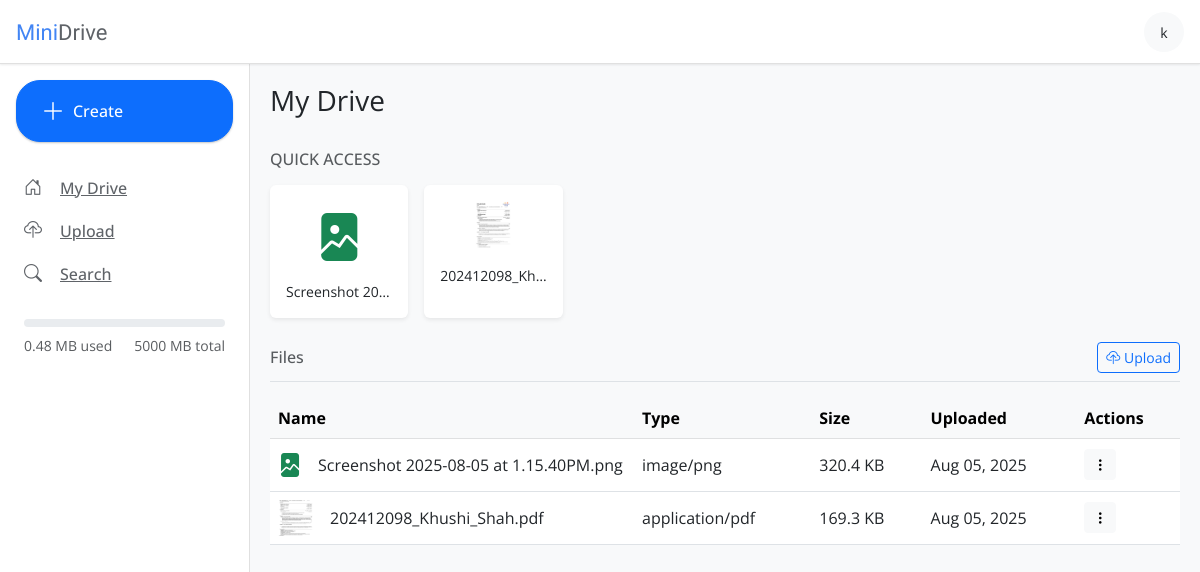
The app's page / (signed in) with its own data.
### core/models.py (models this page shows, shortened)
class File(models.Model):
    owner = models.ForeignKey(settings.AUTH_USER_MODEL, on_delete=models.CASCADE)
    folder = models.ForeignKey(
        Folder, null=True, blank=True, on_delete=models.CASCADE, related_name="files"
    )
    name = models.CharField(max_length=255)
    file = models.FileField(upload_to="files/")
    size = models.BigIntegerField()
    uploaded = models.DateTimeField(auto_now_add=True)
    thumb = models.ImageField(upload_to="thumbs/", null=True, blank=True)
    mime_type = models.CharField(max_length=100, blank=True, null=True)
    processed = models.BooleanField(default=False)
    class Meta:
        ordering = ["-uploaded"]
        unique_together = ("folder", "name", "owner")

### core/views.py (the view)
# urls.py: path("", views.dashboard, name="dashboard"),
@login_required
def dashboard(request):
    root_folders = Folder.objects.filter(owner=request.user, parent=None).order_by(
        "name"
    )
    root_files = File.objects.filter(owner=request.user, folder=None).order_by(
        "-uploaded"
    )
    storage_used = (
        File.objects.filter(owner=request.user).aggregate(total=Sum("size"))["total"]
        or 0
    )
    storage_used_mb = storage_used / (1024 * 1024)
    storage_limit_mb = settings.MAX_STORAGE_MB
    storage_percent = (
        (storage_used_mb / storage_limit_mb) * 100 if storage_limit_mb > 0 else 0
    )
    return render(
        request,
        "dashboard.html",
        {
            "folders": root_folders,
            "files": root_files,
            "current_folder": None,
            "breadcrumbs": [],
            "storage_used_mb": round(storage_used_mb, 2),
            "storage_limit_mb": storage_limit_mb,
            "storage_percent": min(100, round(storage_percent, 1)),
        },
    )

### core/templates/dashboard.html (shortened to what this page needs)
{% extends 'base.html' %}
{% block content %}
<div class="row mb-4 align-items-center">
    <div class="col">
        <h1 class="h3 fw-normal">My Drive</h1>
    </div>
</div>
{% if folders or files %}
<div class="mb-4">
    <div class="d-flex align-items-center mb-3">
        <h2 class="h6 text-muted text-uppercase mb-0">Quick Access</h2>
    </div>
    <div class="row row-cols-1 row-cols-md-4 row-cols-lg-6 g-3">
        {% if files %}
        {% for file in files|slice:":6" %}
        <div class="col">
            <div class="card border-0 h-100 shadow-sm">
                <div class="card-body p-3 text-center">
                    {% if file.thumb %}
                    <img src="{{ file.thumb.url }}" alt="Thumbnail" class="img-fluid mb-2" style="max-height: 3rem;">
                    {% elif file.processed %}
                    {% if 'pdf' in file.mime_type %}
                    <i class="bi bi-file-pdf-fill text-danger" style="font-size: 3rem;"></i>
                    {% elif 'image' in file.mime_type %}
                    <i class="bi bi-file-image-fill text-success" style="font-size: 3rem;"></i>
                    {% elif 'text' in file.mime_type %}
                    <i class="bi bi-file-text-fill text-primary" style="font-size: 3rem;"></i>
                    {% else %}
                    <i class="bi bi-file-earmark-fill text-secondary" style="font-size: 3rem;"></i>
                    {% endif %}
                    {% else %}
                    <div class="spinner-border text-primary" role="status">
                        <span class="visually-hidden">Processing...</span>
                    </div>
                    {% endif %}
                    <p class="card-text text-body mt-2 mb-0 small text-truncate">{{ file.name }}</p>
                </div>
            </div>
        </div>
        {% endfor %}
        {% endif %}
    </div>
</div>
{% if files %}
<div class="mb-4">
    <div class="d-flex align-items-center border-bottom pb-2 mb-3">
        <h2 class="h6 text-muted mb-0 me-auto">Files</h2>
        <a href="{% url 'upload_file' %}" class="btn btn-sm btn-outline-primary d-none d-md-block">
            <i class="bi bi-cloud-upload"></i> Upload
        </a>
    </div>
    <div class="table-responsive">
        <table class="table table-hover align-middle">
            <thead class="table-light">
                <tr>
                    <th style="width: 40%">Name</th>
                    <th>Type</th>
                    <th>Size</th>
                    <th>Uploaded</th>
                    <th>Actions</th>
                </tr>
            </thead>
            {% for file in files %}
            <tbody id="file-{{ file.id }}" data-processed="{{ file.processed|lower }}">
                <tr>
                    <td>
                        <div class="d-flex align-items-center">
                            {% if file.thumb %}
                            <div class="me-3"><img src="{{ file.thumb.url }}" alt="Thumbnail"
                                    style="width: 36px; height: 36px; object-fit: cover;"></div>
                            {% elif file.processed %}
                            {% if 'pdf' in file.mime_type %}
                            <i class="bi bi-file-pdf-fill text-danger me-3" style="font-size: 1.5rem;"></i>
                            {% elif 'image' in file.mime_type %}
                            <i class="bi bi-file-image-fill text-success me-3" style="font-size: 1.5rem;"></i>
                            {% elif 'text' in file.mime_type %}
                            <i class="bi bi-file-text-fill text-primary me-3" style="font-size: 1.5rem;"></i>
                            {% else %}
                            <i class="bi bi-file-earmark-fill text-secondary me-3" style="font-size: 1.5rem;"></i>
                            {% endif %}
                            {% else %}
                            <div class="spinner-border text-primary me-3" role="status"
                                style="width: 1.5rem; height: 1.5rem;">
                                <span class="visually-hidden">Processing...</span>
                            </div>
                            {% endif %}
                            <span class="text-truncate">{{ file.name }}</span>
                        </div>
                    </td>
                    <td>{{ file.mime_type|default:"Unknown" }}</td>
                    <td>{{ file.size|filesizeformat }}</td>
                    <td>{{ file.uploaded|date:"M d, Y" }}</td>
                    <td>
                        <div class="dropdown">
                            <button class="btn btn-sm btn-light" type="button" data-bs-toggle="dropdown">
                                <i class="bi bi-three-dots-vertical"></i>
                            </button>
                        </div>
                    </td>
                </tr>
            </tbody>
            {% endfor %}
        </table>
    </div>
</div>
{% endif %}
{% endif %}
{% endblock %}

### core/templates/base.html (shortened to what this page needs)
<!DOCTYPE html>
<html lang="en" data-bs-theme="auto">
<head>
    <link href="https://cdn.jsdelivr.net/npm/bootstrap@5.3.0/dist/css/bootstrap.min.css" rel="stylesheet">
    <link rel="stylesheet" href="https://cdn.jsdelivr.net/npm/bootstrap-icons@1.10.0/font/bootstrap-icons.css">
</head>
<body>
    <header class="drive-header fixed-top">
        <div class="container-fluid px-3">
            <div class="row align-items-center" style="height: var(--header-height);">
                <div class="col-auto d-flex align-items-center">
                    <a class="navbar-brand d-flex align-items-center" href="{% url 'dashboard' %}">
                        <div class="logo-text"><span>Mini</span>Drive</div>
                    </a>
                </div>
                <div class="col-auto d-flex align-items-center">
                    {% if user.is_authenticated %}
                    <div class="dropdown">
                        <a class="btn btn-sm rounded-circle bg-light d-flex align-items-center justify-content-center"
                            style="width: 40px; height: 40px;" href="#" id="userDropdown" role="button"
                            data-bs-toggle="dropdown">
                            <span>{{ user.username|slice:":1" }}</span>
                        </a>
                    </div>
                    {% else %}
                    <a class="btn btn-outline-primary" href="{% url 'login' %}">Login</a>
                    {% endif %}
                </div>
            </div>
        </div>
    </header>
    {% if user.is_authenticated %}
    <aside class="drive-sidebar" id="sidebar">
        <div class="px-3 mb-4">
            <a href="{% url 'upload_file' %}" class="btn btn-primary create-btn w-100 d-flex align-items-center">
                <i class="bi bi-plus-lg create-icon"></i> Create
            </a>
        </div>
        <nav class="nav flex-column">
            <a class="nav-drive-item {% if request.path == '/dashboard/' %}active{% endif %}"
                href="{% url 'dashboard' %}">
                <i class="bi bi-house-door"></i> My Drive
            </a>
            <a class="nav-drive-item" href="{% url 'upload_file' %}">
                <i class="bi bi-cloud-upload"></i> Upload
            </a>
            <a class="nav-drive-item {% if '/search/' in request.path %}active{% endif %}"
                href="{% url 'search_files' %}">
                <i class="bi bi-search"></i> Search
            </a>
        </nav>
        <div class="px-4 mt-4">
            <div class="storage-info">
                <div class="progress storage-bar mb-2">
                </div>
                <div class="d-flex justify-content-between">
                    <small class="text-muted">{{ storage_used_mb }} MB used</small>
                    <small class="text-muted">{{ storage_limit_mb }} MB total</small>
                </div>
            </div>
        </div>
    </aside>
    {% endif %}
    <main class="{% if user.is_authenticated %}drive-content{% else %}container my-4{% endif %}">
        {% block content %}{% endblock %}
    </main>
</body>
</html>

### core/templates/base.html (style rules this page uses)
:root { --drive-blue: #4285F4; --drive-green: #0F9D58; --drive-yellow: #FFCD41; --drive-red: #DB4437; --sidebar-width: 250px; --header-height: 64px; }
body { font-family: 'Open Sans', sans-serif; padding-top: var(--header-height); min-height: 100vh; background-color: #F8F9FA; }
.navbar-brand { font-family: 'Product Sans', sans-serif; font-size: 22px; font-weight: 500; }
.logo-text { color: #5f6368; }
.logo-text span { color: var(--drive-blue); }
.drive-header { height: var(--header-height); background-color: white; border-bottom: 1px solid rgba(0, 0, 0, 0.12); box-shadow: 0 1px 2px 0 rgba(60, 64, 67, 0.1); }
.drive-sidebar { width: var(--sidebar-width); position: fixed; top: var(--header-height); bottom: 0; left: 0; padding: 16px 0; background-color: white; border-right: 1px solid rgba(0, 0, 0, 0.12); z-index: 100; overflow-y: auto; }
.drive-content { margin-left: var(--sidebar-width); padding: 20px; min-height: calc(100vh - var(--header-height)); }
.nav-drive-item { display: flex; align-items: center; padding: 8px 12px 8px 24px; border-radius: 0 16px 16px 0; color: #5f6368; margin-right: 16px; font-weight: 500; transition: background-color 0.2s; }
.nav-drive-item .bi { margin-right: 18px; font-size: 18px; }
.create-btn { border-radius: 24px; box-shadow: 0 1px 2px 0 rgba(60, 64, 67, 0.3); font-weight: 500; padding: 12px 24px; margin-bottom: 16px; }
.create-icon { margin-right: 8px; font-size: 24px; }
.storage-bar { height: 8px; border-radius: 4px; }

### records on screen
File: name "Screenshot 20…", name "Screenshot 2025-08-05 at 1.15.40PM.png", mime_type "image/png", size|filesizeformat "320.4 KB", uploaded "Aug 05, 2025"
File: thumb (picture), name "202412098_K…", name "202412098_Khushi_Shah.pdf", mime_type "application/pdf", size|filesizeformat "169.3 KB", uploaded "Aug 05, 2025"

### other values on screen
{{ user.username|slice:":1" }} "k"
{{ storage_used_mb }} "0.48"
{{ storage_limit_mb }} "5000"
